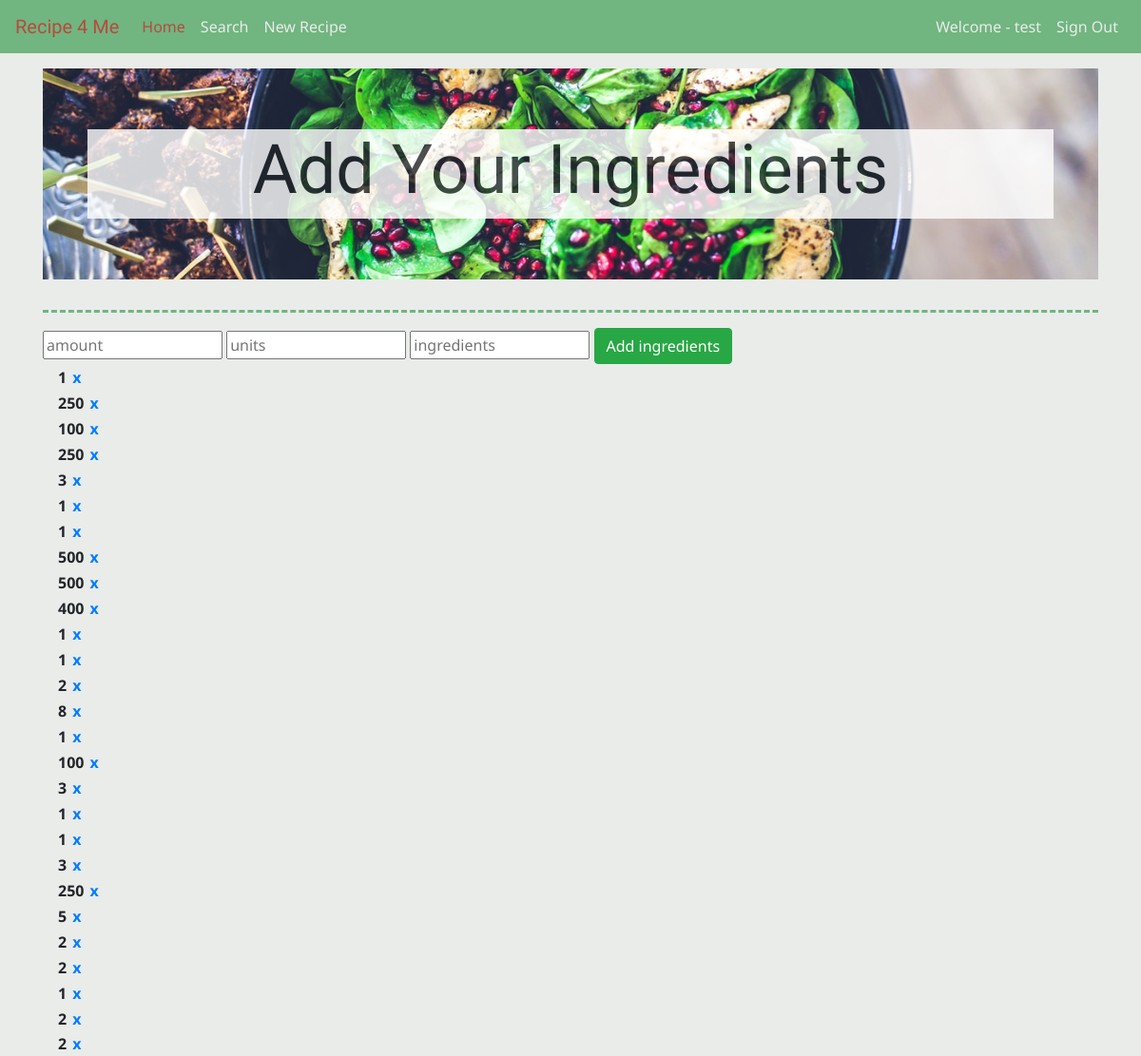
The page /addingredients.php (signed in) on the database its author committed.
### tables this page shows
CREATE TABLE `users` (
  `userid` int(11) NOT NULL,
  `username` varchar(30) NOT NULL,
  `userlastname` varchar(30) NOT NULL,
  `useremail` varchar(60) NOT NULL,
  `userpass` varchar(255) NOT NULL
);

CREATE TABLE `amount_ingredients` (
  `idAmount` int(11) NOT NULL,
  `amount` int(55) NOT NULL,
  `unit` varchar(50) NOT NULL,
  `ingredient` varchar(100) NOT NULL,
  `fk_idUnits` int(11) DEFAULT NULL,
  `fk_idIngredients` int(11) DEFAULT NULL,
  `fk_idRecipe` int(11) DEFAULT NULL
);

### addingredients.php (the view, shortened to what this page needs)
<?php
require_once 'actions/dbconnect.php';
 $res=mysqli_query($conn, "SELECT * FROM users WHERE userid=".$_SESSION['user']);
 $userRow=mysqli_fetch_array($res, MYSQLI_ASSOC);
 ?>
<!doctype html>
<html lang="en">
  <head>
    <link rel="stylesheet" href="https://maxcdn.bootstrapcdn.com/bootstrap/4.0.0/css/bootstrap.min.css">
    <link rel="stylesheet" href="https://cdnjs.cloudflare.com/ajax/libs/font-awesome/4.7.0/css/font-awesome.min.css">
    <link rel="stylesheet" href="https://maxcdn.bootstrapcdn.com/font-awesome/4.7.0/css/font-awesome.min.css">
    <link rel="stylesheet" href="css/custom.css">
  </head>
  </head>
  <body>
    <nav class="navbar navbar-custom navbar-expand-md fixed-top">
      <a class="navbar-brand" href="index.php" id="brand_text">Recipe 4 Me</a>
      <div class="collapse navbar-collapse" id="navbarCollapse">
        <ul class="navbar-nav mr-auto">
          <li class="nav-item active">
            <a class="nav-link" href="home.php">Home</a>
          </li>
          <li class="nav-item">
            <a class="nav-link" href="filter.php">Search</a>
          </li>
          <li class="nav-item">
            <a class="nav-link" href="recipe_create.php">New Recipe<span class="sr-only">(current)</span></a>
          </li>
        </ul>
        <ul class="navbar-nav navbar-right">
          <li class="nav-item"><span class="nav-link">Welcome - <?php echo $userRow['username']; ?></span></li>
          <li class="nav-item"><a class="nav-link" href="logout.php?logout">Sign Out</a></li>
        </ul>
      </div>
    </nav>
<main role="main" class="container">
<div class='container-full-bg' style='background-image:url(img/header.jpg);'>
    <div class='container special'>
      <div class='jumbotron' id='jumbotron-bg-image'>
        <div class='container'>
          <div class='row'>
            <div class='col-s-12 col-md-12' id='bg_text'>
              <h1 class='display-3 text-center' id='brand_text'>Add Your Ingredients</h1>
            </div>
        </div>
      </div>
    </div>
  </div>
</div>
<div><hr class="style5 mt-4"></div>
<div>
    <form method="post" action="recipe.php" class="input_form">
        <input type="text" name="amount" class="ingredient_input" placeholder="amount">
        <input type="text" name="unit" class="unit_input" placeholder="units">
        <input type="text" name="ingredient" class="ingredient_input" placeholder="ingredients">
        <button type="submit" name="submit" id="add_btn" class="add_btn btn btn-success">Add ingredients</button>
    </form>
</div>
    <div class="container">
        <div class="row">
            <?php
          $sql = "SELECT * FROM amount_ingredients";
		  $result = $conn->query($sql);
          while($row = $result->fetch_assoc()) {
      echo
      "<div class='col-sm-3'>
        <table><th>".$row['amount']."</th><th> ".$row['unit']." </th>
            <th> ".$row['ingredient']."</th>
            <th><a href='recipe.php?del_ingredient=".$row['idAmount']."'>x</a></th>
        </div>
        ";
         } ?>
    	</div>
	</div>
</body>
</html>

### css/custom.css (style rules this page uses)
body { padding-top: 4.5rem; background: #E9ECE9; font-family: 'Noto Sans', sans-serif; height:100%;width:100%; }
#brand_text { font-family: 'Berkshire Swash', cursive; }
.navbar-custom { background-color: #71B580; }
.navbar-custom .navbar-brand, .navbar-custom .navbar-text { color: #B64B3F; }
.navbar-custom .navbar-nav .nav-link { color: #E9ECE9; }
.navbar-custom .nav-item.active .nav-link, .navbar-custom .nav-item:hover .nav-link { color: #B64B3F; }
hr.style5 { background-color: #E9ECE9; border-top: 3px dashed #71B580; }
#jumbotron-bg-image { background-color:inherit; }
.container-full-bg { width:100%;height:100%;max-width:100%;background-position:center;background-size:cover; }
.container-full-bg .container, .container-full-bg .container .jumbotron { height:100%;width:100%; }
#bg_text { background-color: white; opacity: 0.8; }

### rows shown on the page
users: username "test"
amount_ingredients: amount "1"
amount_ingredients: amount "250"
amount_ingredients: amount "100"
amount_ingredients: amount "250"
amount_ingredients: amount "3"
amount_ingredients: amount "1"
amount_ingredients: amount "1"
amount_ingredients: amount "500"
amount_ingredients: amount "500"
amount_ingredients: amount "400"
amount_ingredients: amount "1"
amount_ingredients: amount "1"
amount_ingredients: amount "2"
amount_ingredients: amount "8"
amount_ingredients: amount "1"
amount_ingredients: amount "100"
amount_ingredients: amount "3"
amount_ingredients: amount "1"
amount_ingredients: amount "1"
amount_ingredients: amount "3"
amount_ingredients: amount "250"
amount_ingredients: amount "5"
amount_ingredients: amount "2"
amount_ingredients: amount "2"
amount_ingredients: amount "1"
amount_ingredients: amount "2"
amount_ingredients: amount "2"
